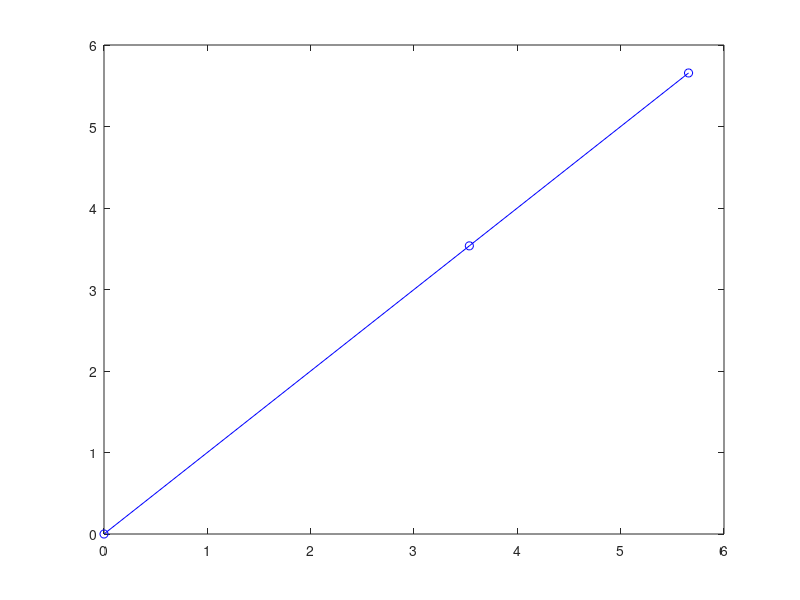

Here is the MATLAB script that generated this plot:
L = [5 3]; % link lengths from base to tip
theta = [45 0]; % angles in degrees of joints


c = cosd((theta)); %c1 c12 c123...
s = sind((theta)); %s1 s12 s123...


% Base--joint1-->elbow--joint2-->End_Effector

% Rotation & offset of joint1
T_01 = [c(1) -s(1) 0; ...
        s(1) c(1)  0; ...
        0    0     1];

% Rotation and offset of joint 2
T_12 = [c(2) -s(2) L(1); ...
        s(2) c(2)  0; ...
        0    0     1];

% Offset to End-Effector
T_23 = [1   0   L(2); ...
        0   1   0; ...
        0	0   1];
%

T_02 = T_01*T_12;
T_03 = T_01*T_12*T_23;

base_pos = [0 0 1]';
elbow_pos = T_02 * [0 0 1]';
EE_pos = T_03 * [0 0 1]';

arm = [base_pos elbow_pos EE_pos];

plot(arm(1,:),arm(2,:),'bo-');